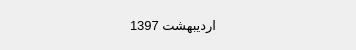
    <widget class="QWidget" name="widget_topControll" native="true">
     <property name="minimumSize">
      <size>
       <width>0</width>
       <height>50</height>
      </size>
     </property>
     <property name="maximumSize">
      <size>
       <width>16777215</width>
       <height>50</height>
      </size>
     </property>
     <layout class="QHBoxLayout" name="horizontalLayout_9">
      <property name="spacing">
       <number>5</number>
      </property>
      <property name="leftMargin">
       <number>5</number>
      </property>
      <property name="topMargin">
       <number>5</number>
      </property>
      <property name="rightMargin">
       <number>5</number>
      </property>
      <property name="bottomMargin">
       <number>5</number>
      </property>
      <item>
       <widget class="QPushButton" name="btn_nextMonth">
        <property name="minimumSize">
         <size>
          <width>40</width>
          <height>40</height>
         </size>
        </property>
        <property name="maximumSize">
         <size>
          <width>40</width>
          <height>40</height>
         </size>
        </property>
        <property name="styleSheet">
         <string notr="true">QPushButton
{
    background-color: &quot;transparent&quot;;
    border-width: 0px;
    border-color: #1e1e1e;
    border-style: solid;
    border-radius: 0;
    padding: 3px;
    font-size: 13px bold;
    padding-left: 5px;
    padding-right: 5px;
}

QPushButton:pressed
{
    background-color: rgb(194, 194, 194);
}
</string>
        </property>
        <property name="text">
         <string/>
        </property>
        <property name="icon">
         <iconset resource="files.qrc">
          <normaloff>:/icon/res/images/left_arrow.png</normaloff>:/icon/res/images/left_arrow.png</iconset>
        </property>
        <property name="iconSize">
         <size>
          <width>40</width>
          <height>40</height>
         </size>
        </property>
       </widget>
      </item>
      <item>
       <spacer name="horizontalSpacer_2">
        <property name="orientation">
         <enum>Qt::Horizontal</enum>
        </property>
        <property name="sizeHint" stdset="0">
         <size>
          <width>48</width>
          <height>37</height>
         </size>
        </property>
       </spacer>
      </item>
      <item>
       <widget class="QPushButton" name="btn_changeYear">
        <property name="sizePolicy">
         <sizepolicy hsizetype="Minimum" vsizetype="Minimum">
          <horstretch>0</horstretch>
          <verstretch>0</verstretch>
         </sizepolicy>
        </property>
        <property name="minimumSize">
         <size>
          <width>150</width>
          <height>0</height>
         </size>
        </property>
        <property name="maximumSize">
         <size>
          <width>150</width>
          <height>16777215</height>
         </size>
        </property>
        <property name="styleSheet">
         <string notr="true">QPushButton
{
    background-color:&quot;transparent&quot;;
    border-width: 0px;
    border-color: #1e1e1e;
    border-style: solid;
    border-radius: 0;
    padding: 3px;
    font-size: 13px bold;
    padding-left: 5px;
    padding-right: 5px;
}

QPushButton:pressed
{
	background-color: rgb(176, 176, 176);
}

QPushButton:hover
{
    background-color: rgb(194, 194, 194);
}</string>
        </property>
        <property name="text">
         <string>اردیبهشت 1397</string>
        </property>
       </widget>
      </item>
      <item>
       <spacer name="horizontalSpacer">
        <property name="orientation">
         <enum>Qt::Horizontal</enum>
        </property>
        <property name="sizeHint" stdset="0">
         <size>
          <width>58</width>
          <height>37</height>
         </size>
        </property>
       </spacer>
      </item>
      <item>
       <widget class="QPushButton" name="btn_preMonth">
        <property name="minimumSize">
         <size>
          <width>40</width>
          <height>40</height>
         </size>
        </property>
        <property name="maximumSize">
         <size>
          <width>40</width>
          <height>40</height>
         </size>
        </property>
        <property name="styleSheet">
         <string notr="true">QPushButton
{
    background-color: &quot;transparent&quot;;
    border-width: 0px;
    border-color: #1e1e1e;
    border-style: solid;
    border-radius: 0;
    padding: 3px;
    font-size: 13px bold;
    padding-left: 5px;
    padding-right: 5px;
}

QPushButton:pressed
{
    background-color: rgb(194, 194, 194);
}
</string>
        </property>
        <property name="text">
         <string/>
        </property>
        <property name="icon">
         <iconset resource="files.qrc">
          <normaloff>:/icon/res/images/right_arrow.png</normaloff>:/icon/res/images/right_arrow.png</iconset>
        </property>
        <property name="iconSize">
         <size>
          <width>40</width>
          <height>40</height>
         </size>
        </property>
       </widget>
      </item>
     </layout>
    </widget>
